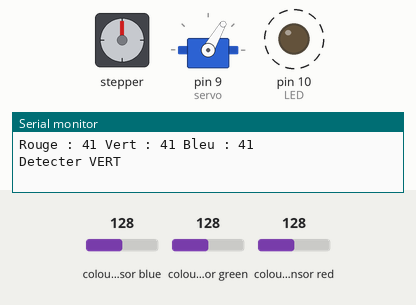
This program was run on a simulated Arduino Nano, built with avr-gcc and run on an emulated ATmega328P. Shown: stepper motor, servo, output pins drawn as LEDs (lit = HIGH), the last lines printed to the serial monitor. Wiring (inferred from the names in the program): TCS3200 colour sensor: output pin 8; S2 pin 6; S3 pin 7; S0 pin 4; S1 pin 5; stepper motor driver (400 steps per turn assumed): step pin 3; direction pin 2. Dashed ring = blinking. Inputs (shaded band) come from the test bench; at power-on: colour sensor blue 128, colour sensor green 128, colour sensor red 128. Pins used as bus, display or sensor lines are not drawn.

Above: at 1.2 s.
1.3 s: colour sensor blue set to 124
4.3 s: colour sensor blue set to 116
At 7.2 s:
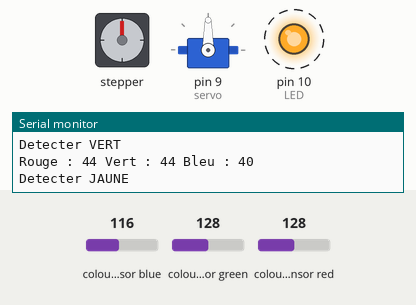
7.3 s: colour sensor green set to 116
At 9.7 s:
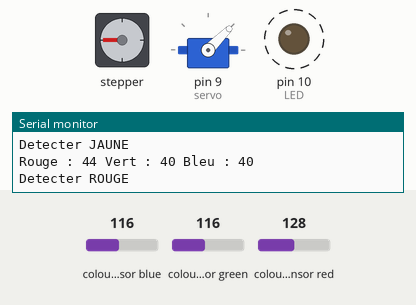
10.3 s: colour sensor blue set to 168
13.3 s: colour sensor blue set to 177
At 15.6 s:
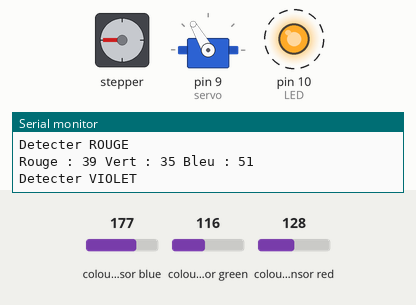
16.3 s: colour sensor blue set to 5
At 19.0 s:
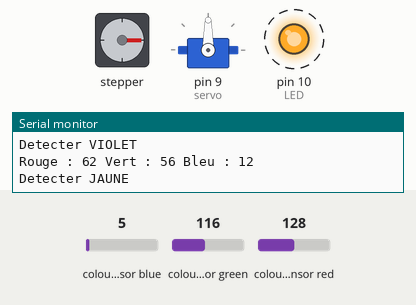
Timing chart, 0 to 31.8 s (numbered marks = the images above; inputs shaded):
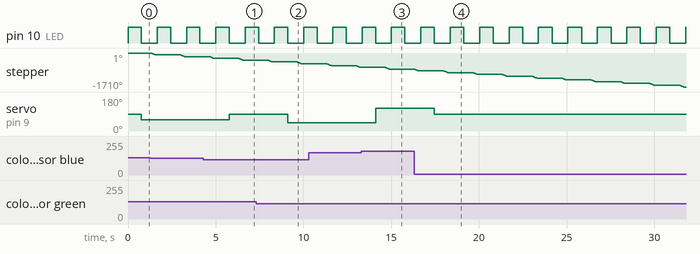

Measured:
- the behaviour switches between 121 and 120 on colour sensor blue (found by bisection; images 0 and 1)
- the behaviour switches between 121 and 120 on colour sensor green (found by bisection; images 1 and 2)
- the behaviour switches between 172 and 173 on colour sensor blue (found by bisection; images 2 and 3)
- after the input at 4.3 s, servo on pin 9 (servo): 60° → 90° after 1.5 s
- after the input at 7.3 s, servo on pin 9 (servo): 90° → 45° after 1.8 s
- after the input at 13.3 s, servo on pin 9 (servo): 45° → 120° after 0.81 s
- after the input at 16.3 s, servo on pin 9 (servo): 120° → 90° after 1.2 s
- by itself, pin 10 (LED): alternates HIGH for 0.78 s and LOW for 0.90 s

The program:

main.cpp
```cpp
// (licence header left out)
#include "couleur.hpp"
#include "servomoteur.hpp"
#include "moteur.hpp"

Color currentColor = BLANC;


/*Initialisation des actionneurs*/
Moteur moteur(PIN_DIR,PIN_STEP,STEPSPERREVOLUTION);
Servomoteur servo(PIN_SERVO);

/*Initialisation des composants*/
void setup() {

  colorSetup();
  servo.attach(9);
  Serial.begin(9600);
}

/*Routine*/
void loop() {

    /*On lit la couleur courante avec une moyenne de 20 échantillions pour la précision*/
    currentColor = getColor(30);
    /*On positionne l'évacuation*/
    servo.setEvacuation(currentColor);
    /*On effectue la rotation d'un quart de tour*/
    moteur.setRotation(Moteur::Dir::CCW,100,1200);

    /*Petite pause pour que le smarties est le temps d'évacuer*/
    delay(100);

    /*Apprentissage : Permet de faire seulement une mesure de 100 échantillions pour parametrer le capteur de couleur*/
    /*getColor(100);
    delay(1000);*/


}
```

couleur.hpp
```cpp
// (licence header left out)
#ifndef HEADER_COLOR_H
#define HEADER_COLOR_H

#include <arduino.h>

#define PIN_S0 4
#define PIN_S1 5
#define PIN_S2 6
#define PIN_S3 7
#define PIN_OUT 8
#define LED 10

/**
 * @brief Objet décrivant les différantes couleurs des smarties
 *
 */
enum Color{
  BLANC,
  ROUGE,
  VERT,
  BLEU,
  JAUNE,
  ORANGE,
  VIOLET,
  ROSE,
  MARRON
};


Color getColor(byte echantillions);

void colorSetup();
void capteurOn();
void capteurOff();
void NoFilter();
void RedFilter();
void GreenFilter();
void BlueFilter();
int distance();


#endif
```

moteur.hpp
```cpp
// (licence header left out)
#ifndef HEADER_MOTEUR_HPP
#define HEADER_MOTEUR_HPP

#include <arduino.h>

#define STEPSPERREVOLUTION 400
#define PIN_STEP 3
#define PIN_DIR 2

class Moteur{

private:

    int m_dirPin = PIN_DIR;
    int m_stepPin = PIN_STEP;
    int m_stepsPerRevolution = STEPSPERREVOLUTION;

public:

    enum class Dir{CW = 1, CCW = 0};

    Moteur(int dirPin, int stepPin, int stepsPerRevolution);
    void setRotation(Dir direction, int steps, int delay);

};


#endif
```

servomoteur.hpp
```cpp
// (licence header left out)
#ifndef HEADER_SERVOMOTEUR_HPP
#define HEADER_SERVOMOTEUR_HPP

#include <Servo.h>
#include "couleur.hpp"

#define PIN_SERVO 9

class Servomoteur : public Servo
{

private:

    int m_servoPin = PIN_SERVO;

public:

    Servomoteur(int servoPin);
    void setEvacuation(Color color);

};


#endif
```

couleur.cpp
```cpp
// (licence header left out)
#include "couleur.hpp"

/*Nos couleur possible de Smarties*/
char* color[] = {"Blanc", "Orange", "Jaune", "Rouge", "Vert", "bleu","violet","rose","marron", "Erreur"};

/*Ici on entre les valeurs RGB pour calibrer le capteur de couleur, les positions sont celle de char* color[]*/
int learned_colors[3][9] = {{30,33,32,34,30,27,27,29,31},  //R
                            {30,30,33,28,33,31,30,29,31},  //G
                            {35,33,31,36,34,39,40,38,34}}; //B

int PercentageRed = 0, PercentageGreen = 0, PercentageBlue = 0;
float OutOfRange;

/**
 * @brief Fonction qui initialise les broches du capteur
 *
 */
void colorSetup(){
  pinMode(PIN_S0, OUTPUT);
  pinMode(PIN_S1, OUTPUT);
  pinMode(PIN_S2, OUTPUT);
  pinMode(PIN_S3, OUTPUT);
  pinMode(PIN_OUT, INPUT);
  pinMode(LED, OUTPUT);
}

/**
 * @brief Fonction qui initialise le capteur de couleur
 *
 */
void capteurOn() {

  digitalWrite(LED,HIGH);
  digitalWrite(PIN_S0,HIGH);
  digitalWrite(PIN_S1,HIGH);
  delay(5);

}

/**
 * @brief Fonction qui reinitialise le capteur de couleur
 *
 */
void capteurOff() {

  digitalWrite(LED,LOW);
  digitalWrite(PIN_S0,LOW);
  digitalWrite(PIN_S1,LOW);

}

/**
 * @brief Fonction qui permet de selectionner aucun filtre
 *
 */
void NoFilter() {

  digitalWrite(PIN_S2,HIGH); // select no filter
  digitalWrite(PIN_S3,LOW);
  delay(5);

}

/**
 * @brief Fonction qui sélectionne le filtre rouge pour la mesure du rouge
 *
 */
void RedFilter() {

  digitalWrite(PIN_S2,LOW);
  digitalWrite(PIN_S3,LOW);
  delay(5);

}

/**
 * @brief Fonction qui sélectionne le filtre vert pour la mesure du vert
 *
 */
void GreenFilter() {

  digitalWrite(PIN_S2,HIGH);
  digitalWrite(PIN_S3,HIGH);
  delay(5);

}

/**
 * @brief Fonction qui sélectionne le filtre bleu pour la mesure du bleu
 *
 */
void BlueFilter() {

  digitalWrite(PIN_S2,LOW);
  digitalWrite(PIN_S3,HIGH);
  delay(5);

}


/**
 * @brief Fontion qui récupère la couleur courante
 *
 * @param echantillions
 * @return Color
 */
Color getColor(byte echantillions) {

  float FrequencyClear, FrequencyRed, FrequencyGreen, FrequencyBlue;
  int colorget;
  Color color = BLANC;

  for (int i = 0 ; i < echantillions ; i++){
    capteurOn();
    NoFilter();

    FrequencyClear = float(pulseIn(PIN_OUT,LOW,10000));

    RedFilter();
    FrequencyRed = float(pulseIn(PIN_OUT,LOW,10000));

    GreenFilter();
    FrequencyGreen = float(pulseIn(PIN_OUT,LOW,10000));

    BlueFilter();
    FrequencyBlue = float(pulseIn(PIN_OUT,LOW,10000));

    capteurOff();

    PercentageRed += int((FrequencyClear / FrequencyRed) * 100.0);
    PercentageGreen += int((FrequencyClear / FrequencyGreen) * 100.0);
    PercentageBlue += int((FrequencyClear / FrequencyBlue) * 100.0);

    OutOfRange = 500.0 / FrequencyClear;
  }

  PercentageRed = PercentageRed / echantillions;
  PercentageGreen = PercentageGreen / echantillions;
  PercentageBlue = PercentageBlue / echantillions;

  /*Affichage sur le port série des valeurs RGB*/
  Serial.print("Rouge : ");
  Serial.print(PercentageRed);
  Serial.print(" Vert : ");
  Serial.print(PercentageGreen);
  Serial.print(" Bleu : ");
  Serial.println(PercentageBlue);

  /*On associe une couleur aux valeurs RGB*/
  colorget = distance();

  /*On return la couleur*/
  if (colorget == 0){
    color = BLANC;
    Serial.println("Detecter BLANC");
  }
  else if (colorget == 1){
    color = ORANGE;
    Serial.println("Detecter ORANGE");
  }
  else if (colorget == 2){
    Serial.println("Detecter JAUNE");
    color = JAUNE;
  }
  else if (colorget == 3){
    Serial.println("Detecter ROUGE");
    color = ROUGE;
  }
  else if (colorget == 4){
    Serial.println("Detecter VERT");
    color = VERT;
  }
  else if (colorget == 5){
    Serial.println("Detecter BLEU");
    color = BLEU;
  }
  else if (colorget == 6){
    Serial.println("Detecter VIOLET");
    color = VIOLET;
  }
  else if (colorget == 7){
    Serial.println("Detecter ROSE");
    color = ROSE;
  }
  else if (colorget == 8){
    Serial.println("Detecter MARRON");
    color = MARRON;
  }
  else if (colorget == 9){
    Serial.println("Detecter ERREUR");
    color = BLANC;
  }

  return color;
}

/**
 * @brief Fonction qui associe la couleur la plus "proche" à la couleur en lecture
 *        On ce place dans un espace en 3 dimensions , un axe Rouge, un axe Vert, un axe Bleu
 *        On mesure la distance euclidienne entre les point RVB mesuré et les point RVB déja connu
 *        La couleur la plus proche sera la couleur retournée
 *
 * @return int
 */
int distance() {

  int i_color;
  int ClosestColor;
  float MaxDiff;
  float MinDiff = 100.0;

  if(OutOfRange < 1.5) ClosestColor = 9; // object out of range

  else {
    for (i_color = 0; i_color < 9; i_color ++) {

      float ED = sqrt(pow((learned_colors[0][i_color] - PercentageRed),2.0) + pow((learned_colors[1][i_color] - PercentageGreen),2.0) + pow((learned_colors[2][i_color] - PercentageBlue),2.0));
      MaxDiff = ED;

      if (MaxDiff < MinDiff) {
        MinDiff = MaxDiff;
        ClosestColor = i_color;
      }
    }
  }

  return ClosestColor;

}
```

moteur.cpp
```cpp
#include "moteur.hpp"

/**
 * @brief Moteur
 *
 * @param dirPin Pin de direction
 * @param stepPin Pin de pas
 * @param stepsPerRevolution Nombre de pas pour une révolution du moteur (Dépend du borchage)
 */
Moteur::Moteur(int dirPin, int stepPin, int stepsPerRevolution){

    m_dirPin = dirPin;
    m_stepPin = stepPin;
    m_stepsPerRevolution = stepsPerRevolution;

    pinMode(m_stepPin, OUTPUT);
    pinMode(m_dirPin, OUTPUT);

}

/**
 * @brief Met en rotation le moteur avec phase acceleration / déccélération
 *
 * @param direction Direction du moteur CCW (Counter Clock Wise) Ou CW (Clock wise)
 * @param steps Nombre de pas a effectuer
 * @param delay Delay (ajuste la vitesse de rotation) , faire attention lors de la modification
 */
void Moteur::setRotation(Moteur::Dir direction, int steps, int delay){

    digitalWrite(m_dirPin, (int)direction);

    int j = delay*3;

    /*Phase d'accélération 1/8 de la rotation*/
    for (int i = 0; i < steps/8; i++) {

      digitalWrite(m_stepPin, HIGH);
      delayMicroseconds(j);
      digitalWrite(m_stepPin, LOW);
      delayMicroseconds(j);

      j -= (delay*2)/(steps/8);
    }

    /*Vitesse constante 6/8 de la rotation*/
    for (int i = 0; i <= (3*steps)/4; i++) {

      digitalWrite(m_stepPin, HIGH);
      delayMicroseconds(delay);
      digitalWrite(m_stepPin, LOW);
      delayMicroseconds(delay);
    }

    j = delay;

    /*Phase de déscéleration 1/8 de la rotation*/
    for (int i = 0; i < steps/8; i++) {

      digitalWrite(m_stepPin, HIGH);
      delayMicroseconds(j);
      digitalWrite(m_stepPin, LOW);
      delayMicroseconds(j);

      j+= (delay*2)/(steps/8);
    }


}
```

servomoteur.cpp
```cpp
#include "servomoteur.hpp"

/**
 * @brief Servo moteur
 *
 * @param servoPin pin du servomoteur
 */
Servomoteur::Servomoteur(int servoPin) : Servo()
{

    m_servoPin = servoPin;

}

/**
 * @brief Met en position le servo pour l'évacuation
 *
 * @param color
 */
void Servomoteur::setEvacuation(Color color){

    /*On associe une position du servo pour chaque couleurs*/
    int servoPos = map((int)color,0,8,30,150);

    this->write(servoPos);

    delay(500);

}
```
